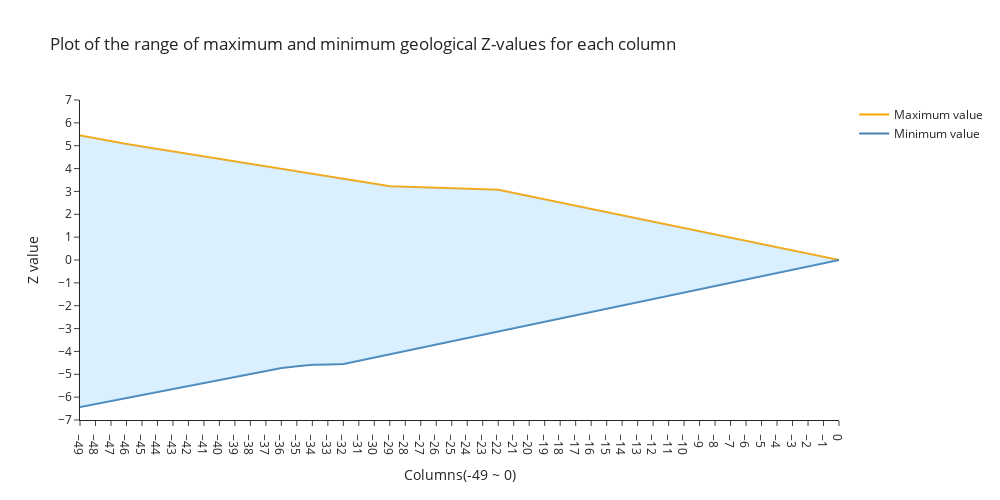

The notebook cell saved with this chart:
### Code cell
# Data preparation
fig = go.Figure()
x = summary_stats_new['Columns'].astype(int).values
ymin = summary_stats_new['min'].astype(float).values
ymax = summary_stats_new['max'].astype(float).values

# The maximum line graph
fig.add_trace(go.Scatter(
    x=x, y=ymax,
    mode='lines',
    name='Maximum value',
    line=dict(color='orange')
))

# The minimum line graph
fig.add_trace(go.Scatter(
    x=x, y=ymin,
    mode='lines',
    name='Minimum value',
    line=dict(color='steelblue')
))

# fill the area between the maximum line graph and the minimum line graph
fig.add_trace(go.Scatter(
    x=np.concatenate([x, x[::-1]]),
    y=np.concatenate([ymax, ymin[::-1]]),
    fill='toself',
    fillcolor='rgba(135, 206, 250, 0.3)',
    line=dict(color='rgba(255,255,255,0)'),
    hoverinfo="skip",
    showlegend=False
))

fig.update_layout(
    title="Plot of the range of maximum and minimum geological Z-values for each column",
    xaxis=dict(
        title="Columns(-49 ~ 0)",
        tickmode='linear',
        dtick=1
    ),
    yaxis=dict(
        title="Z value",
        range=[-7, 7],
        dtick=1
    ),
    width=1000,
    height=500,
    template="simple_white"
)

plt.tight_layout()
fig.show()

### Figure 1 — Plotly figure (JSON) as saved in the notebook; plotly's stock layout.template omitted (floating-point values rounded to 4 significant figures)
{"data": [{"line": {"color": "orange"}, "mode": "lines", "name": "Maximum value", "type": "scatter", "x": [-49, -48, -47, -46, -45, -44, -43, -42, -41, -40, -39, -38, -37, -36, -35, -34, -33, -32, -31, -30, -29, -28, -27, -26, -25, -24, -23, -22, -21, -20, -19, -18, -17, -16, -15, -14, -13, -12, -11, -10, -9, -8, -7, -6, -5, -4, -3, -2, -1, 0], "y": [5.448, 5.315, 5.187, 5.076, 4.966, 4.856, 4.745, 4.635, 4.525, 4.414, 4.304, 4.194, 4.083, 3.973, 3.863, 3.752, 3.642, 3.531, 3.421, 3.311, 3.224, 3.201, 3.179, 3.157, 3.135, 3.113, 3.091, 3.068, 2.933, 2.794, 2.654, 2.514, 2.375, 2.235, 2.095, 1.956, 1.816, 1.676, 1.537, 1.397, 1.257, 1.117, 0.9778, 0.8381, 0.6984, 0.5587, 0.419, 0.2794, 0.1397, 0]}, {"line": {"color": "steelblue"}, "mode": "lines", "name": "Minimum value", "type": "scatter", "x": [-49, -48, -47, -46, -45, -44, -43, -42, -41, -40, -39, -38, -37, -36, -35, -34, -33, -32, -31, -30, -29, -28, -27, -26, -25, -24, -23, -22, -21, -20, -19, -18, -17, -16, -15, -14, -13, -12, -11, -10, -9, -8, -7, -6, -5, -4, -3, -2, -1, 0], "y": [-6.434, -6.303, -6.171, -6.039, -5.908, -5.776, -5.645, -5.513, -5.381, -5.25, -5.118, -4.986, -4.855, -4.723, -4.65, -4.58, -4.571, -4.553, -4.411, -4.269, -4.126, -3.984, -3.842, -3.7, -3.557, -3.415, -3.273, -3.13, -2.988, -2.846, -2.704, -2.561, -2.419, -2.277, -2.134, -1.992, -1.85, -1.707, -1.565, -1.423, -1.281, -1.138, -0.996, -0.8537, -0.7114, -0.5692, -0.4269, -0.2846, -0.1423, 0]}, {"fill": "toself", "fillcolor": "rgba(135, 206, 250, 0.3)", "hoverinfo": "skip", "line": {"color": "rgba(255,255,255,0)"}, "showlegend": false, "type": "scatter", "x": [-49, -48, -47, -46, -45, -44, -43, -42, -41, -40, -39, -38, -37, -36, -35, -34, -33, -32, -31, -30, -29, -28, -27, -26, -25, -24, -23, -22, -21, -20, -19, -18, -17, -16, -15, -14, -13, -12, -11, -10, -9, -8, -7, -6, -5, -4, -3, -2, -1, 0, 0, -1, -2, -3, -4, -5, -6, -7, -8, -9, -10, -11, -12, -13, -14, -15, -16, -17, -18, -19, -20, -21, -22, -23, -24, -25, -26, -27, -28, -29, -30, -31, -32, -33, -34, -35, -36, -37, -38, -39, -40, -41, -42, -43, -44, -45, -46, -47, -48, -49], "y": [5.448, 5.315, 5.187, 5.076, 4.966, 4.856, 4.745, 4.635, 4.525, 4.414, 4.304, 4.194, 4.083, 3.973, 3.863, 3.752, 3.642, 3.531, 3.421, 3.311, 3.224, 3.201, 3.179, 3.157, 3.135, 3.113, 3.091, 3.068, 2.933, 2.794, 2.654, 2.514, 2.375, 2.235, 2.095, 1.956, 1.816, 1.676, 1.537, 1.397, 1.257, 1.117, 0.9778, 0.8381, 0.6984, 0.5587, 0.419, 0.2794, 0.1397, 0, 0, -0.1423, -0.2846, -0.4269, -0.5692, -0.7114, -0.8537, -0.996, -1.138, -1.281, -1.423, -1.565, -1.707, -1.85, -1.992, -2.134, -2.277, -2.419, -2.561, -2.704, -2.846, -2.988, -3.13, -3.273, -3.415, -3.557, -3.7, -3.842, -3.984, -4.126, -4.269, -4.411, -4.553, -4.571, -4.58, -4.65, -4.723, -4.855, -4.986, -5.118, -5.25, -5.381, -5.513, -5.645, -5.776, -5.908, -6.039, -6.171, -6.303, -6.434]}], "layout": {"height": 500, "title": {"text": "Plot of the range of maximum and minimum geological Z-values for each column"}, "width": 1000, "xaxis": {"dtick": 1, "tickmode": "linear", "title": {"text": "Columns(-49 ~ 0)"}}, "yaxis": {"dtick": 1, "range": [-7, 7], "title": {"text": "Z value"}}}}
